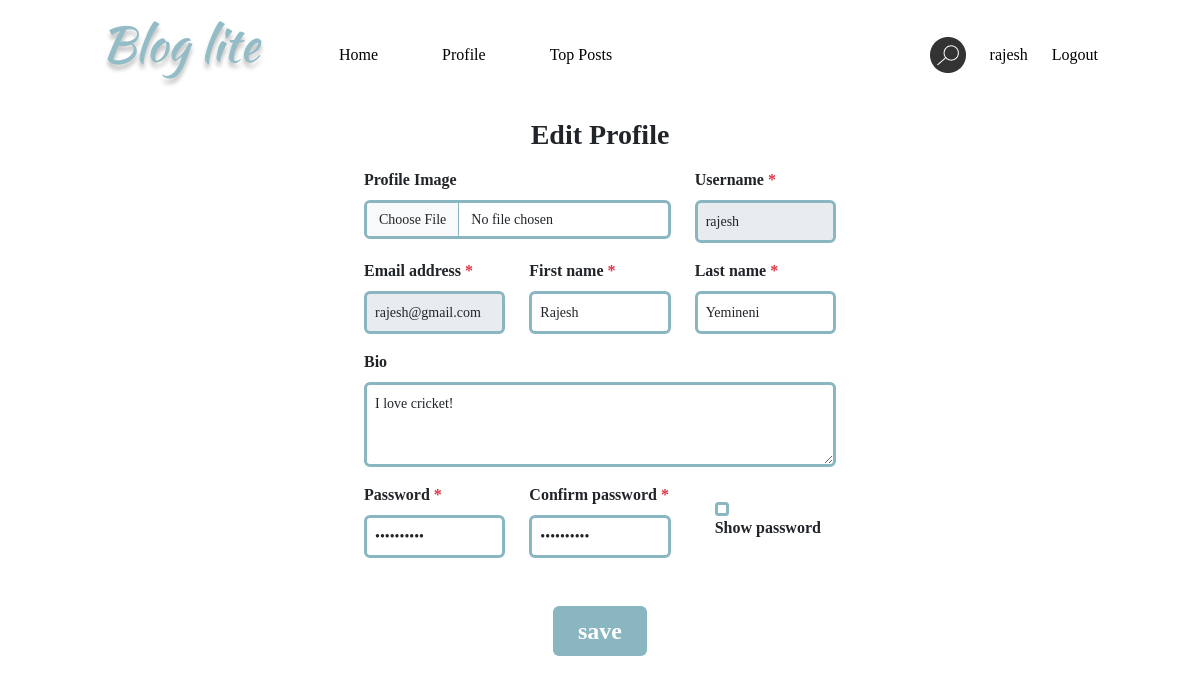
The page /edit-profile (signed in) on the database its author committed.
### application/models.py (models this page shows, shortened)
class User(UserMixin, db.Model):
    __tablename__ = 'user'
    uid = db.Column(db.Integer, autoincrement=True, primary_key=True)
    uname = db.Column(db.String(255), unique=True, nullable=False)
    fname = db.Column(db.String(255), nullable=False)
    lname = db.Column(db.String(255), nullable=False)
    email = db.Column(db.String(255), unique=True, nullable=False)
    pro_pic = db.Column(db.String(255), nullable=False)
    bio = db.Column(db.String(255))
    pwd = db.Column(db.String(255), nullable=False)
    posts = db.relationship('Post', backref='user')
    comments = db.relationship('Comment', backref='user')
    followings = db.relationship('Following', backref='user')
    followers = db.relationship('Follower', backref='user')
    likes = db.relationship('Like', backref='user')

### application/controllers.py (the view, shortened to what this page needs)
@app.route("/edit-profile", methods=["GET", "POST"])
@login_required
def edit_profile():
    return render_template("edit_profile.html", current_user=current_user)

### main.py (called while the page is built)
def create_app():
    new_app = Flask(__name__, template_folder="templates")
    if os.getenv('ENV', "development") == "production":
        raise Exception("Currently no production config is setup.")
    else:
        print("Staring Local Development")
        new_app.config.from_object(LocalDevelopmentConfig)
    db.init_app(new_app)
    api = Api(new_app)
    login_manager = LoginManager()
    login_manager.login_view = 'login'
    login_manager.init_app(new_app)
    from application.models import User
    @login_manager.user_loader
    def load_user(uid):
        return User.query.get(int(uid))
    new_app.app_context().push()
    return new_app, api

### templates/edit_profile.html (shortened to what this page needs)
{% extends "base.html" %} {% block title %} Edit Profile {% endblock title %}  {% block body %}
<div class="new-post p-5 py-2 mt-3">
    <h3 class="text-center fw-bold">Edit Profile</h3>
    <form action="{{ url_for('edit_profile') }}" class="m-3" method="post">
        <div class="row">
            <div class="col col-8 mb-3">
                <label for="formImg" class="form-label">Profile Image</label>
                <input
                    class="form-control w-100"
                    type="file"
                    accept="image/*"
                    name="pro-img"
                    id="formImg"
                    value="{{ current_user.pro_pic }}"
                />
            </div>
            <div class="mb-3 col col-4">
                <label for="formUname" class="form-label">
                    Username <span class="text-danger">*</span></label
                >
                <input
                    type="text"
                    class="form-control p-2"
                    id="formUname"
                    name="uname"
                    placeholder="Enter username"
                    value="{{ current_user.uname }}"
                    disabled
                />
            </div>
        </div>
        <div class="row row-cols-3">
            <div class="mb-3">
                <label for="formEmail" class="form-label">
                    Email address <span class="text-danger">*</span></label
                >
                <input
                    type="email"
                    class="form-control p-2"
                    id="formEmail"
                    name="email"
                    placeholder="Enter email address"
                    value="{{ current_user.email }}"
                    disabled
                />
            </div>
            <div class="col mb-3">
                <label for="formFname" class="form-label">
                    First name <span class="text-danger">*</span></label
                >
                <input
                    type="text"
                    class="form-control p-2 text-input"
                    id="formFname"
                    name="fname"
                    placeholder="Enter first name"
                    value="{{ current_user.fname }}"
                />
            </div>
            <div class="col mb-3">
                <label for="formLname" class="form-label">
                    Last name <span class="text-danger">*</span></label
                >
                <input
                    type="text"
                    class="form-control p-2 text-input"
                    id="formLname"
                    name="lname"
                    placeholder="Enter last name"
                    value="{{ current_user.lname }}"
                />
            </div>
        </div>
        <div class="mb-3">
            <label for="formBio" class="form-label"> Bio </label>
            <textarea
                type="text"
                class="form-control p-2"
                id="formBio"
                name="bio"
                placeholder="Type the bio"
                rows="3"
            >{{ current_user.bio }}</textarea>
        </div>
        <div class="row row-cols-3">
            <div class="col">
                <label for="formPassword" class="form-label">
                    Password <span class="text-danger">*</span></label
                >
                <input
                    type="password"
                    class="form-control pwd p-2 text-input"
                    id="formPassword"
                    name="pwd"
                    placeholder="Enter password"
                    value="{{ current_user.pwd }}"
                />
            </div>
            <div class="col">
                <label for="formConfPassword" class="form-label">
                    Confirm password
                    <span class="text-danger">*</span></label
                >
                <input
                    type="password"
                    class="form-control pwd p-2 text-input"
                    id="formConfPassword"
                    placeholder="Enter password"
                    name="confPwd"
                    value="{{ current_user.pwd }}"
                />
            </div>
            <div class="mt-3 form-check col">
                <input
                    type="checkbox"
                    class="form-check-input show-pwd-check ms-2"
                    id="formCheck"
                    name="checkbox"
                />
                <label class="form-check-label ms-2" for="formCheck">
                    Show password
                </label>
            </div>
        </div>
        <div class="text-center m-5">
            <button type="submit" class="btn w-25 fs-4">save</button>
        </div>
    </form>
</div>
{% endblock body %}

### templates/base.html (shortened to what this page needs)
<!DOCTYPE html>
<html lang="en">
    <head>
        <link
            href="https://cdn.jsdelivr.net/npm/bootstrap@5.3.0-alpha1/dist/css/bootstrap.min.css"
            rel="stylesheet"
        />
        <link
            rel="stylesheet"
            href="{{ url_for('static', filename='css/style.css') }}"
        />
    </head>
    <body>
        <div class="container">
            {% block navbar %}
            <nav class="navbar navbar-expand-lg p-5 pt-3 pb-0">
                <div class="container-fluid">
                    <a class="navbar-brand" href="{{ url_for('index') }}">
                        <img
                            src="{{ url_for('static', filename='images/blog_lite.png') }}"
                            alt="logo"
                            width=""
                            height=""
                        />
                    </a>
                    <div
                        class="collapse navbar-collapse"
                        id="navbarSupportedContent"
                    >
                        <ul class="navbar-nav me-auto mb-2 mb-lg-0">
                            <li class="nav-item ms-5">
                                <a
                                    class="nav-link nav-home-text"
                                    href="{{ url_for('index') }}"
                                    >Home</a
                                >
                            </li>
                            {% if current_user.is_authenticated %}
                            <li class="nav-item ms-5">
                                <a
                                    class="nav-link nav-profile-text"
                                    href="{{ url_for('profile', username=current_user.uname) }}"
                                    >Profile</a
                                >
                            </li>
                            {% endif %}
                            <li class="nav-item ms-5">
                                <a
                                    class="nav-link nav-tp-text"
                                    href="{{ url_for('top_posts') }}"
                                    >Top Posts</a
                                >
                            </li>
                        </ul>
                        <a
                            class="nav-link"
                            href="{{ url_for('search_users') }}"
                        >
                            <img
                                src="{{ url_for('static', filename='images/search.png') }}"
                                alt="search"
                                width=""
                                height=""
                            />
                        </a>
                         {% if current_user.is_authenticated %}
                        <a
                            class="nav-link ms-4"
                            href="{{ url_for('profile', username=current_user.uname) }}"
                            >{{ current_user.uname }}</a
                        >
                        <a class="nav-link ms-4" href="{{ url_for('logout') }}"
                            >Logout</a
                        >
                        {% endif %}
                    </div>
                </div>
            </nav>
            {% endblock navbar %} {% block body %} {% endblock body %}
        </div>
    </body>
</html>

### static/css/style.css (style rules this page uses)
a { text-decoration: none; color: inherit; }
body { font-family: "OpenSans"; }
.form-control, .form-check-input { border: 3px solid #8ab6c1; font-size: 14px; }
label { font-weight: bold; }
.nav-link { color: black; }

### templates/edit_profile.html (style rules this page uses)
.new-post { width: 50vw; margin: auto; }
.btn { background-color: #8ab6c1; font-weight: bold; color: white; }

### rows shown on the page
User: uname "rajesh", email "rajesh@gmail.com", fname "Rajesh", lname "Yemineni", bio "I love cricket!"
